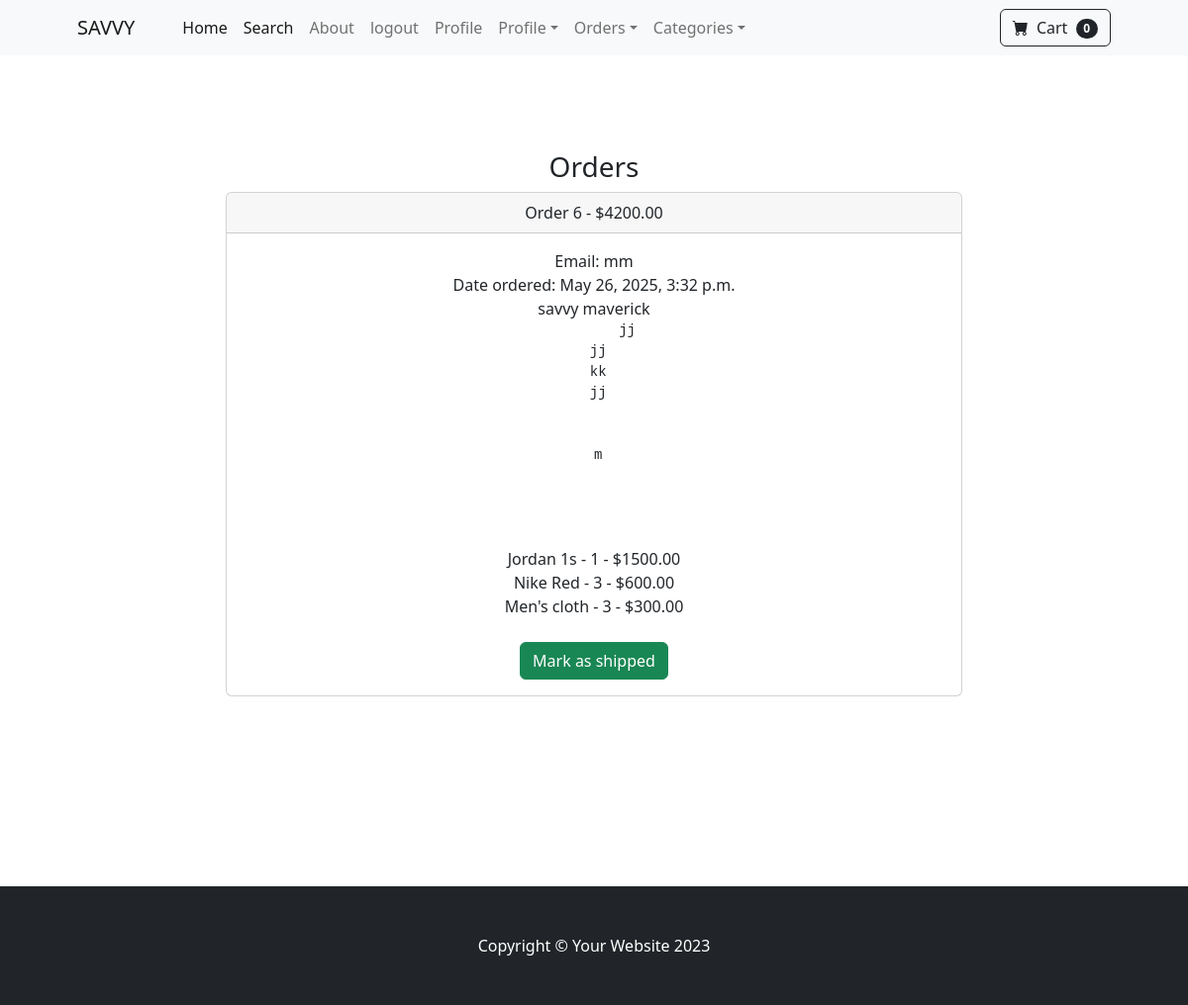
Screenshot of /payment/orders/6 (signed in) with the database file from the repository.
### payment/models.py (models this page shows, shortened)
class Order(models.Model):
    user = models.ForeignKey(User, on_delete=models.CASCADE, null=True, blank=True)
    full_name = models.CharField(max_length=255)
    email = models.EmailField(max_length=255)
    shipping_address = models.TextField(max_length=1500)
    amount_paid = models.DecimalField(max_digits=10, decimal_places=2)
    date_ordered = models.DateTimeField(auto_now_add=True)
    shipped = models.BooleanField(default=False)
    date_shipped = models.DateTimeField(blank = True, null= True)

class OrderItem(models.Model):
    order = models.ForeignKey(Order, on_delete=models.CASCADE, null=True)
    product = models.ForeignKey(Product, on_delete=models.CASCADE, null=True)
    user = models.ForeignKey(User, on_delete=models.CASCADE, null=True, blank=True)
    quantity =models.PositiveBigIntegerField(default=1)
    price = models.DecimalField(max_digits=10, decimal_places=2, null=True)

### store/models.py (models this page shows)
class Product(models.Model):
    name = models.CharField(max_length=50)
    price = models.DecimalField(default=0, decimal_places=2, max_digits=10)
    category = models.ForeignKey(Category, on_delete=models.CASCADE, default=1)
    description = models.CharField(max_length=250, default='', blank=True, null=True)
    image = models.ImageField(upload_to='uploads/product')
    is_sale = models.BooleanField(default=False)
    sale_price = models.DecimalField(default=0, decimal_places=2, max_digits=10 )
    def __str__(self):
        return self.name

### payment/views.py (the view, shortened to what this page needs)
# urls.py: path('orders/<int:pk>', views.orders, name="orders"),
def orders(request, pk):
    if request.user.is_authenticated and request.user.is_superuser:
        order= Order.objects.get(id=pk)
        items = OrderItem.objects.filter(order=pk)
        return render(request, 'payment/orders.html', {'order': order, 'items':items})
    else:
        messages.success(request, "Acess denied")
        return redirect('home')

### cart/cart.py (called while the page is built)
    def __len__(self):
        return len(self.cart)

### cart/context_processors.py (called while the page is built)
def cart(request):
    return {'cart': Cart(request)}

### payment/templates/payment/orders.html (shortened to what this page needs)
{% extends 'base.html'%}
{% block content%}
<br>
<br>
<br>
<br>
<div class="container">
    <div class="row">
        <center>
            <div class="col-8">
                <h3>Orders</h3>
                <div class="card">
  <div class="card-header">
    Order {{ order.id }} - ${{ order.amount_paid}}
  </div>
  <div class="card-body">
    Email: {{order.email}} <br>
    {% if order.date_shipped %}
        Date shipped: {{ order.date_shipped }}
    {% else %}
        Date ordered: {{ order.date_ordered}}
    {% endif %}
    <br>
    {{order.full_name}}
    <pre>
        {{order.shipping_address}}
    </pre>
    <br>
    {% for item in items%}
        {{item.product}} - {{item.quantity}} - ${{item.price}} <br>
    {% endfor %}
    <br>
    {% if not order.shipped %}
    <form method="post">
        <button type="submit" class="btn btn-success">Mark as shipped</button>
    </form>
    {% else %}
    <form method="post">
        {% csrf_token %}
        <input type="hidden" name="shipping_status" value="false">
        <button type="submit" class="btn btn-danger">Mark as not shipped</button>
    </form>
    {% endif %}
  </div>
</div>
            </div>
        </center>
    </div>
</div>
<br>
<br>
<br>
<br>
<br>
<br>
<br>
<br>
{% endblock %}

### rows the page displays
Order: id "6", amount_paid "4200.00", email "mm", date_ordered "May 26, 2025, 3:32 p.m.", full_name "savvy maverick", shipping_address "jj jj kk jj m"
OrderItem: product "Jordan 1s", quantity "1", price "1500.00"
OrderItem: product "Nike Red", quantity "3", price "600.00"
OrderItem: product "Men's cloth", quantity "3", price "300.00"

### other values shown
{{ cart|length }} "0"
